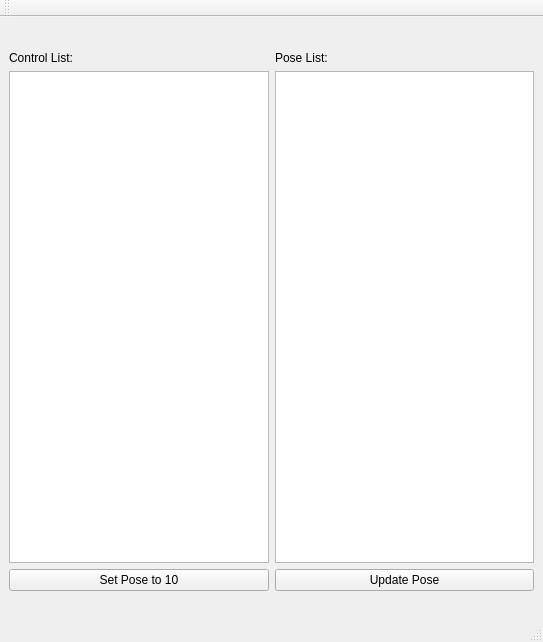
<?xml version="1.0" encoding="UTF-8"?>
<ui version="4.0">
 <class>MainWindow</class>
 <widget class="QMainWindow" name="MainWindow">
  <property name="geometry">
   <rect>
    <x>0</x>
    <y>0</y>
    <width>543</width>
    <height>642</height>
   </rect>
  </property>
  <property name="sizePolicy">
   <sizepolicy hsizetype="Preferred" vsizetype="Preferred">
    <horstretch>0</horstretch>
    <verstretch>0</verstretch>
   </sizepolicy>
  </property>
  <property name="windowTitle">
   <string>Mirror Tool</string>
  </property>
  <widget class="QWidget" name="centralwidget">
   <layout class="QHBoxLayout" name="horizontalLayout">
    <item>
     <layout class="QVBoxLayout" name="verticalLayout">
      <property name="topMargin">
       <number>20</number>
      </property>
      <property name="bottomMargin">
       <number>20</number>
      </property>
      <item>
       <layout class="QHBoxLayout" name="horizontalLayout_4">
        <property name="topMargin">
         <number>5</number>
        </property>
        <item>
         <widget class="QLabel" name="label">
          <property name="text">
           <string>Control List:</string>
          </property>
         </widget>
        </item>
        <item>
         <widget class="QLabel" name="label_2">
          <property name="text">
           <string>Pose List:</string>
          </property>
         </widget>
        </item>
       </layout>
      </item>
      <item>
       <layout class="QHBoxLayout" name="horizontalLayout_2">
        <item>
         <widget class="QListWidget" name="control_listWidget"/>
        </item>
        <item>
         <widget class="QListWidget" name="pose_listWidget"/>
        </item>
       </layout>
      </item>
      <item>
       <layout class="QHBoxLayout" name="horizontalLayout_3">
        <property name="topMargin">
         <number>0</number>
        </property>
        <item>
         <widget class="QPushButton" name="setPoseToTen_pushButton">
          <property name="text">
           <string>Set Pose to 10</string>
          </property>
         </widget>
        </item>
        <item>
         <widget class="QPushButton" name="updatePose_pushButton">
          <property name="text">
           <string>Update Pose</string>
          </property>
         </widget>
        </item>
       </layout>
      </item>
     </layout>
    </item>
   </layout>
  </widget>
  <widget class="QStatusBar" name="statusbar"/>
  <widget class="QMenuBar" name="menubar">
   <property name="geometry">
    <rect>
     <x>0</x>
     <y>0</y>
     <width>543</width>
     <height>21</height>
    </rect>
   </property>
  </widget>
  <widget class="QToolBar" name="toolBar">
   <property name="windowTitle">
    <string>toolBar</string>
   </property>
   <attribute name="toolBarArea">
    <enum>TopToolBarArea</enum>
   </attribute>
   <attribute name="toolBarBreak">
    <bool>false</bool>
   </attribute>
  </widget>
  <action name="saveTemplate_action">
   <property name="text">
    <string>Save Template</string>
   </property>
  </action>
  <action name="loadTemplate_action">
   <property name="text">
    <string>Load Template</string>
   </property>
  </action>
  <action name="addRigControls_action">
   <property name="text">
    <string>Add Rig Control(s)</string>
   </property>
  </action>
  <action name="actionPulish_Template">
   <property name="text">
    <string>Publish Template</string>
   </property>
  </action>
  <action name="actionLoad_Published">
   <property name="text">
    <string>Load Published</string>
   </property>
  </action>
 </widget>
 <resources/>
 <connections/>
</ui>
